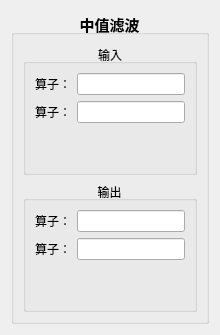
        <widget class="QWidget" name="page_10">
         <layout class="QVBoxLayout" name="verticalLayout_23">
          <item>
           <widget class="QGroupBox" name="groupBox_27">
            <property name="font">
             <font>
              <pointsize>11</pointsize>
              <bold>true</bold>
             </font>
            </property>
            <property name="autoFillBackground">
             <bool>true</bool>
            </property>
            <property name="title">
             <string>中值滤波</string>
            </property>
            <property name="alignment">
             <set>Qt::AlignCenter</set>
            </property>
            <layout class="QVBoxLayout" name="verticalLayout_47">
             <item>
              <widget class="QGroupBox" name="groupBox_28">
               <property name="font">
                <font>
                 <pointsize>9</pointsize>
                 <bold>false</bold>
                </font>
               </property>
               <property name="title">
                <string>输入</string>
               </property>
               <property name="alignment">
                <set>Qt::AlignCenter</set>
               </property>
               <layout class="QVBoxLayout" name="verticalLayout_48">
                <item>
                 <layout class="QVBoxLayout" name="verticalLayout_49">
                  <item>
                   <layout class="QHBoxLayout" name="horizontalLayout_24">
                    <item>
                     <widget class="QLabel" name="label_22">
                      <property name="text">
                       <string>算子：</string>
                      </property>
                     </widget>
                    </item>
                    <item>
                     <widget class="QLineEdit" name="lineEdit_22"/>
                    </item>
                   </layout>
                  </item>
                  <item>
                   <layout class="QHBoxLayout" name="horizontalLayout_25">
                    <item>
                     <widget class="QLabel" name="label_23">
                      <property name="text">
                       <string>算子：</string>
                      </property>
                     </widget>
                    </item>
                    <item>
                     <widget class="QLineEdit" name="lineEdit_23"/>
                    </item>
                   </layout>
                  </item>
                 </layout>
                </item>
                <item>
                 <spacer name="verticalSpacer_12">
                  <property name="orientation">
                   <enum>Qt::Vertical</enum>
                  </property>
                  <property name="sizeHint" stdset="0">
                   <size>
                    <width>20</width>
                    <height>40</height>
                   </size>
                  </property>
                 </spacer>
                </item>
               </layout>
              </widget>
             </item>
             <item>
              <widget class="QGroupBox" name="groupBox_29">
               <property name="font">
                <font>
                 <pointsize>9</pointsize>
                 <bold>false</bold>
                </font>
               </property>
               <property name="title">
                <string>输出</string>
               </property>
               <property name="alignment">
                <set>Qt::AlignCenter</set>
               </property>
               <layout class="QVBoxLayout" name="verticalLayout_50">
                <item>
                 <layout class="QVBoxLayout" name="verticalLayout_51">
                  <item>
                   <layout class="QHBoxLayout" name="horizontalLayout_26">
                    <item>
                     <widget class="QLabel" name="label_24">
                      <property name="text">
                       <string>算子：</string>
                      </property>
                     </widget>
                    </item>
                    <item>
                     <widget class="QLineEdit" name="lineEdit_24"/>
                    </item>
                   </layout>
                  </item>
                  <item>
                   <layout class="QHBoxLayout" name="horizontalLayout_27">
                    <item>
                     <widget class="QLabel" name="label_25">
                      <property name="text">
                       <string>算子：</string>
                      </property>
                     </widget>
                    </item>
                    <item>
                     <widget class="QLineEdit" name="lineEdit_25"/>
                    </item>
                   </layout>
                  </item>
                 </layout>
                </item>
                <item>
                 <spacer name="verticalSpacer_13">
                  <property name="orientation">
                   <enum>Qt::Vertical</enum>
                  </property>
                  <property name="sizeHint" stdset="0">
                   <size>
                    <width>20</width>
                    <height>40</height>
                   </size>
                  </property>
                 </spacer>
                </item>
               </layout>
              </widget>
             </item>
            </layout>
           </widget>
          </item>
         </layout>
        </widget>
